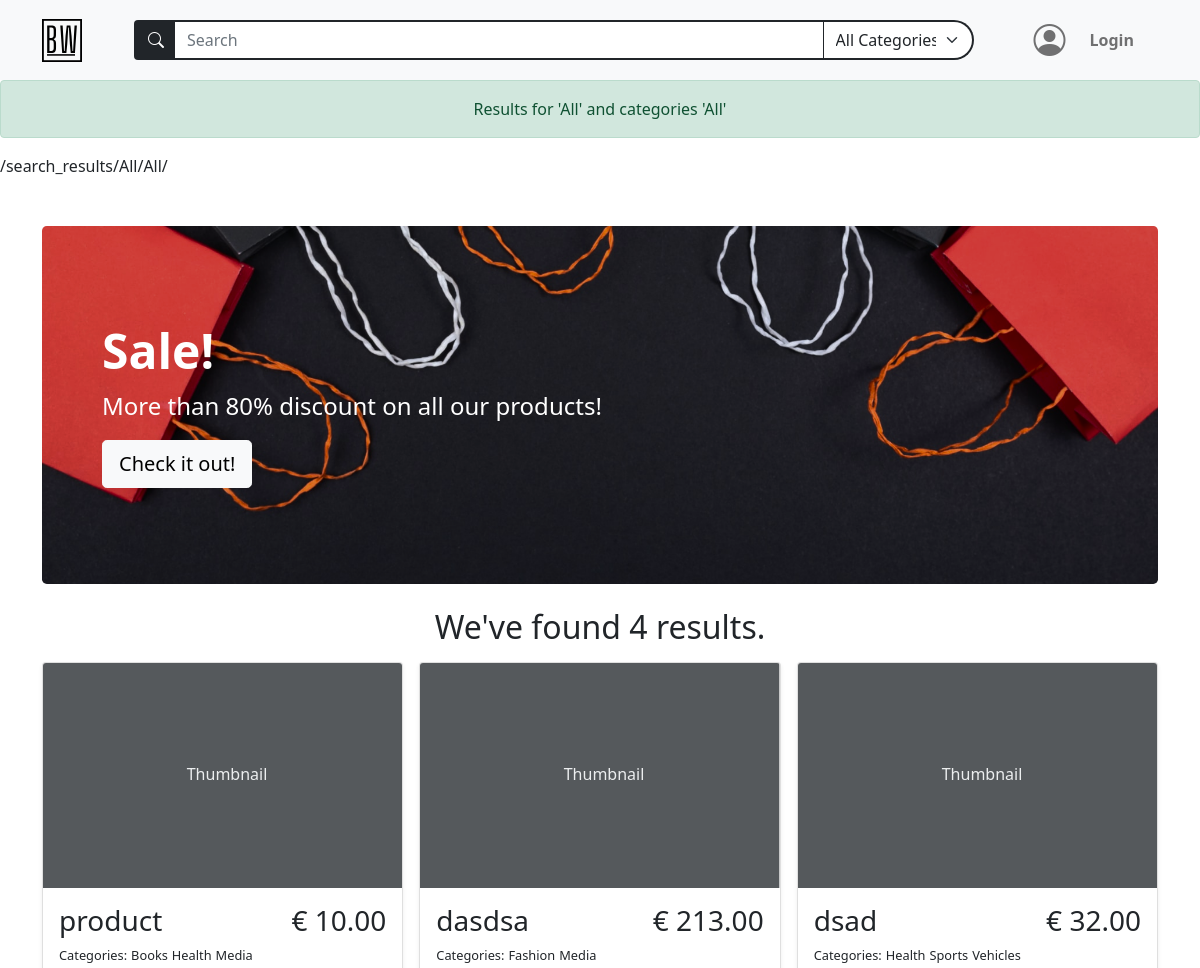
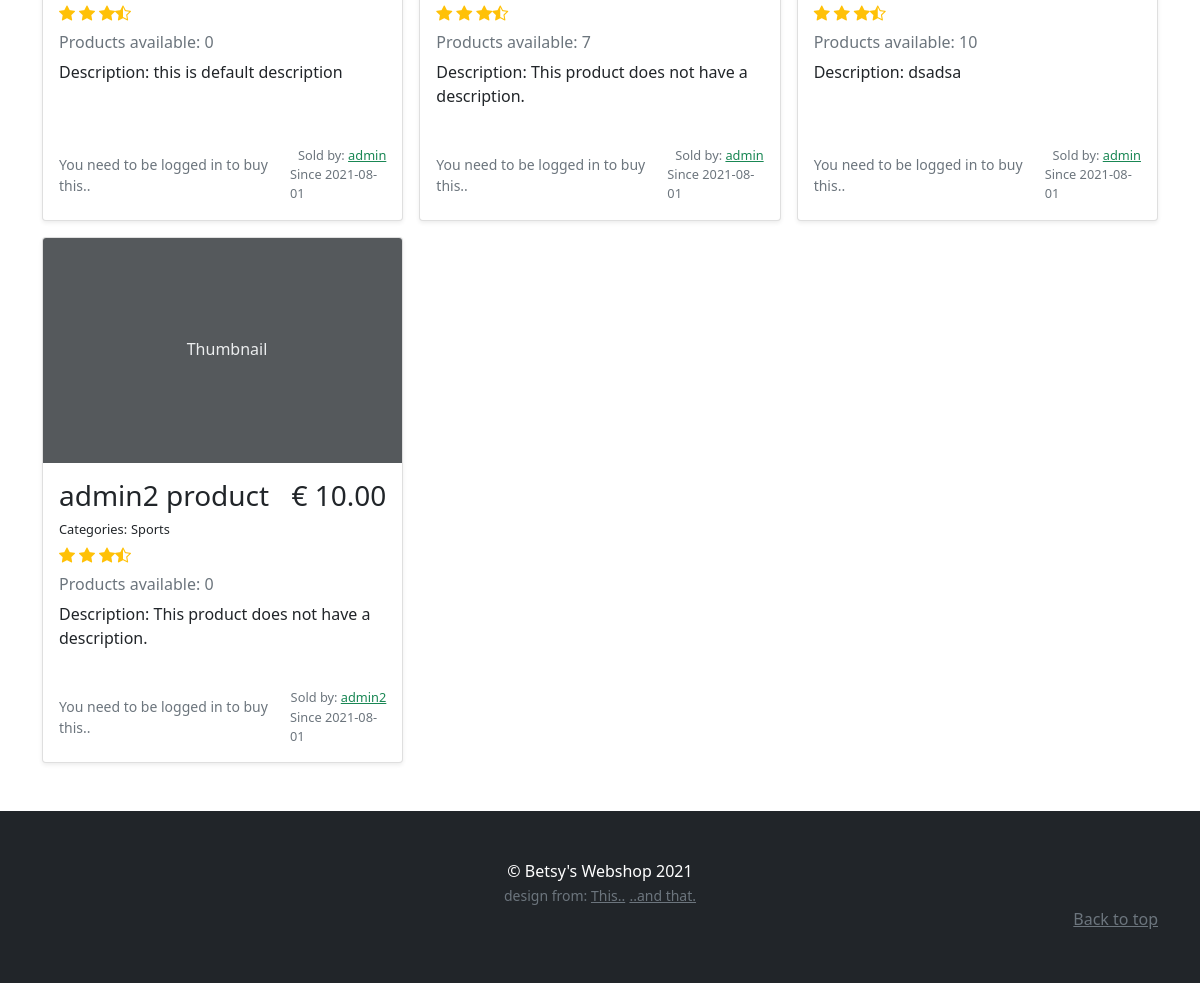
Screenshot of /search_results/All/All/ with the database file from the repository (2 pictures, top to bottom).
### models.py (models this page shows)
class BaseModel(db_wrapper.Model):
    class Meta:
        database = db

class Product(BaseModel):
    name = CharField(max_length=50)
    description = TextField(null=True)
    price_per_unit = DecimalField(
        constraints=[Check("price_per_unit >= 0")],
        decimal_places=2,
        auto_round=True,
        null=True,
        default=0,
        max_digits=10,
    )
    stock = IntegerField(default=1)
    owner = ForeignKeyField(User, backref="products")
    date_posted = DateTimeField(formats="%Y-%m-%d %H:%M", default=datetime.now())

class ProductTag(BaseModel):
    product = ForeignKeyField(Product, index=True, backref="tags")
    tag = ForeignKeyField(Tag, index=True, backref="products")

class Tag(BaseModel):
    name = CharField(unique=True, max_length=30)

class User(BaseModel, UserMixin):
    first_name = CharField(index=True, max_length=30, null=True, default="")
    last_name = CharField(max_length=120, null=True, default="")
    address = CharField(max_length=200, null=True, default="")
    city = CharField(max_length=50, null=True, default="")
    country = CharField(max_length=50, null=True)
    cc_number = IntegerField(null=True, default="")
    username = CharField(index=True, max_length=30, unique=True)
    email = CharField(index=True, max_length=50, unique=True)
    password = CharField(max_length=20)

### routes.py (the view, shortened to what this page needs)
@app.route(
    "/search_results/<search_term>/<search_tag>/",
    methods=["GET", "POST"],
)
def search_results(search_term, search_tag):
    register_form = RegistrationForm()
    login_form = LoginForm()
    search_form = SearchForm()
    search_form.search_tag.choices = get_alpha_tag_names()
    if current_user.is_anonymous:
        user = None
    else:
        user = User.get(current_user.id)
    if search_term == "All" and search_tag == "All":
        all_products = Product.select()
    elif search_term == "All":
        all_products = get_products_per_tag(search_tag)
    elif search_tag == "All":
        all_products = get_products_by_name(search_term)
    flash(f"Results for '{search_term}' and categories '{search_tag}' ", "success")
    return render_template(
        "search_results.html",
        title=search_term,
        all_products=all_products,
        login_form=login_form,
        register_form=register_form,
        search_form=search_form,
        user=user,
    )

### forms.py (shortened to what this page needs)
class RegistrationForm(FlaskForm):
    username = StringField(
        "Username",
        validators=[InputRequired(), Length(min=2, max=30)],
    )
    email = StringField(
        "Email", validators=[InputRequired(), Length(min=5, max=50), Email()]
    )
    password = PasswordField(
        "Set Password",
        validators=[
            InputRequired(),
            EqualTo(
                "password_confirm", message="Password must be identical in both inputs"
            ),
            Length(min=5, max=20),
        ],
    )
    password_confirm = PasswordField("Confirm Password")
    submit = SubmitField("Sign Up")

class LoginForm(FlaskForm):
    email = StringField(
        "Email", validators=[InputRequired(), Length(min=2, max=50), Email()]
    )
    password = PasswordField("Your Password", validators=[InputRequired()])
    login = SubmitField("Login!")

### main.py (called while the page is built)
def get_alpha_tag_names() -> tuple[Tag]:
    tags = Tag.select().order_by(Tag.name)
    tag_list = [(tag.name, tag.name) for tag in tags]
    tag_list.insert(0, ("All", "All Categories"))
    return tag_list

### templates/search_results.html
{% extends "base.html" %} {% block content %}
{{ url_for(request.endpoint, **request.view_args) }}
<div class="container py-5">
  <div class="p-5 mb-4 bg-dark rounded-3 search-results-banner banner">
    <div class="container-fluid py-5">
      <h1 class="display-5 fw-bold text-white">Sale!</h1>
      <p class="col-md-8 fs-4 text-white">
        More than 80% discount on all our products!
      </p>
      <button class="btn btn-light btn-lg" type="button">Check it out!</button>
    </div>
  </div>
  <h2 class="text-center my-3">
    {% if all_products | count == 1 %} We've found {{ all_products | count }}
    result. {% else %} We've found {{ all_products | count }} results. {% endif
    %}
  </h2>
  <div class="album">
    <div class="row row-cols-1 row-cols-md-2 row-cols-lg-3 g-3">
      {% for product in all_products %} {% include
      "product_in_search_results.html" %} {% endfor%}
    </div>
  </div>
</div>
{% endblock content %}

### templates/product_in_search_results.html (shortened to what this page needs)
<div class="col">
  <div class="card shadow-sm">
    <svg
      class="bd-placeholder-img card-img-top"
      width="100%"
      height="225"
      xmlns="http://www.w3.org/2000/svg"
      role="img"
      aria-label="Placeholder: Thumbnail"
      preserveAspectRatio="xMidYMid slice"
      focusable="false"
    >
      <text x="40%" y="50%" fill="#eceeef" dy=".3em">Thumbnail</text>
    </svg>
    <div class="card-body h-100">
      <div class="d-flex justify-content-between">
        <h3>{{ product.name }}</h3>
        <h3>€ {{ "%.2f"|format(product.price_per_unit) }}</h3>
      </div>
      <ul class="d-flex p-0 mb-0">
        <small class="pe-1 fs-small">Categories:</small>
        {% if product.tags %} {% for producttags in product.tags %}
        <span class="pe-1 fs-small"> {{producttags.tag.name}}</span>
        {% endfor %} {% else %}
        <span class="pe-1 fs-small">This product has no categories.</span>
        {% endif %}
      </ul>
      <div class="d-flex text-warning py-1">
        <i class="bi bi-star-fill"></i>
        <i class="bi bi-star-fill mx-1"></i>
        <i class="bi bi-star-fill"></i>
        <i class="bi bi-star-half"></i>
      </div>
      <h6 class="text-muted my-0 mt-1 mb-2">
        Products available: {{product.stock}}
      </h6>
      <p class="card-text mt-2" style="min-height: 70px">
        Description: {% if product.description %} {{ product.description }} {%
        else %} This product does not have a description. {% endif %}
      </p>
      <div class="d-flex justify-content-between align-items-center">
        {% if current_user.username == product.owner.username %}
        <a
          href="{{url_for('buy_product', product_id=product.id)}}"
          type="button"
          class="btn btn-secondary disabled"
          role="button"
        >
          <i class="bi bi-cart-plus"></i>
        </a>
        {% elif current_user.is_anonymous %}
        <small class="text-muted">You need to be logged in to buy this..</small>
        {% endif %}
        <div class="text-muted fs-small m-0 p-0">
          <p class="m-0 text-end">
            Sold by: {% if current_user.username == product.owner.username %}
            <small>You</small>
            {% else %}
            <a
              class="text-success"
              href="{{url_for('user_profile', user_id=product.owner.id)}}"
              >{{ product.owner.username }}</a
            >
            {% endif %}
          </p>
          <p class="m-0">Since {{product.date_posted[0:10]}}</p>
        </div>
      </div>
    </div>
  </div>
</div>

### static/styles.css (style rules this page uses)
#categorySelect { border-top-right-radius: 25px !important ; border-bottom-right-radius: 25px !important ; }
.banner { background-repeat: no-repeat; background-size: cover; }
.search-results-banner { background-image: url("../static/assets/search_results.png"); background-position: center center; }
.fs-small { font-size: 0.8rem; }

### rows the page displays
Product: name "product", price_per_unit "10.00", stock "0", description "this is default description", owner.username "admin", date_posted "2021-08-01"
ProductTag: tag.name "Books"
ProductTag: tag.name "Health"
ProductTag: tag.name "Media"
Product: name "dasdsa", price_per_unit "213.00", stock "7", shows "This product does not have a description.", owner.username "admin", date_posted "2021-08-01"
ProductTag: tag.name "Fashion"
ProductTag: tag.name "Media"
Product: name "dsad", price_per_unit "32.00", stock "10", description "dsadsa", owner.username "admin", date_posted "2021-08-01"
ProductTag: tag.name "Health"
ProductTag: tag.name "Sports"
ProductTag: tag.name "Vehicles"
Product: name "admin2 product", price_per_unit "10.00", stock "0", shows "This product does not have a description.", owner.username "admin2", date_posted "2021-08-01"
ProductTag: tag.name "Sports"

### other values shown
{{ message }} "Results for 'All' and categories 'All'"
{{ url_for(request.endpoint, **request.view_args) }} "/search_results/All/All/"
{{ all_products | count }} "4"
